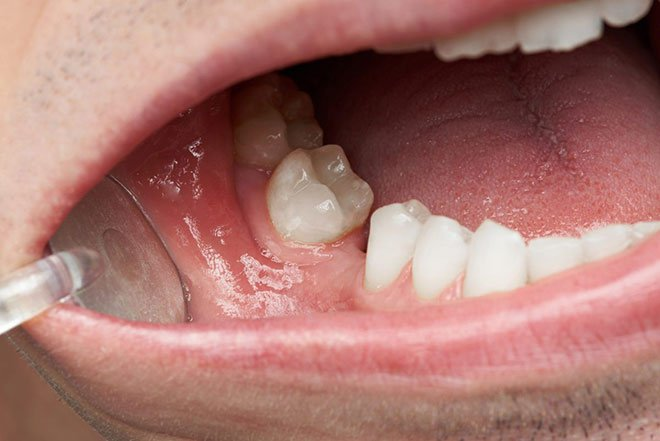
#> input picture baocao/dataImage/0/20190831_103757_565443_suc-khoe-rang-mieng.max-1800x1800.jpg, 660 x 441 px, found by its file name; its folder holds 4 pictures in this run
$ jupyter execute --allow-errors Data_Mining.ipynb   (shell and % lines are left out)
#> lines starting #> are read from the running program, lines starting #| are printed output that depends on the picture; after the words box and inside, x2 and y2 are one past the last pixel; in counts of white or black regions, pixels touching at a corner belong together; pictures that were not available may be replaced by others from this repository, and a replacement may not be noted
[cell 1]
import numpy as np
import pandas as pd
import matplotlib.pyplot as plt
import cv2
import os
import tensorflow as tf
from tensorflow.keras import backend as K
from tensorflow.keras.preprocessing.image import ImageDataGenerator, load_img, img_to_array
from tensorflow.keras.models import Model, Sequential
from tensorflow.keras.layers import Dense, GlobalAveragePooling2D, Dropout, Conv2D, MaxPooling2D, Flatten
from tensorflow.keras.applications import EfficientNetB0, DenseNet121, MobileNetV2, ResNet50V2
from tensorflow.keras.optimizers import Adam
from tensorflow.keras.callbacks import EarlyStopping, ModelCheckpoint, ReduceLROnPlateau
from tensorflow.keras import regularizers
from sklearn.utils.class_weight import compute_class_weight
from sklearn.metrics import classification_report, confusion_matrix
from sklearn.model_selection import train_test_split, StratifiedKFold
from sklearn.cluster import KMeans
from sklearn.preprocessing import StandardScaler
from PIL import Image
import seaborn as sns
from tensorflow.python.keras.saving.save import load_model

# Set random seeds for reproducibility
SEED = 42
np.random.seed(SEED)
tf.random.set_seed(SEED)
#> (this line was passed over: tensorflow is not available in this run)

[cell 2]
# Define parameters
IMAGE_SIZE = 224  # Standard image size for most pre-trained models
BATCH_SIZE = 32
LEARNING_RATE = 0.0001
N_SPLITS = 5

[cell 3]
%cd /kaggle/working

[cell 4]
%cd ./oral-cancer-images-for-classification

[cell 5]
path1 = "./dataset"
os.rename(os.path.join(path1, "Oral Cancer photos"), os.path.join(path1, "cancer"))
os.rename(os.path.join(path1, "normal"), os.path.join(path1, "non_cancer"))
print(os.listdir(path1))

[cell 6]
# Create directories for processed data
os.makedirs("./processed_data", exist_ok=True)
os.makedirs("./processed_data/0", exist_ok=True) # Non-cancer
os.makedirs("./processed_data/1", exist_ok=True) # Cancer
os.makedirs("./Croped", exist_ok=True)
os.makedirs("./models", exist_ok=True)
os.makedirs("./models/CustomCNN", exist_ok=True)

# Tiền xử lý

[cell 7]
# Function to delete temporary images
# [15 lines left out: functions delete_temp_images, resize_image, not called in this run]

# Function to detect mouth region using color thresholding and contour detection
def detect_mouth_region(image_path):
    # Read image
    image = cv2.imread(image_path)
#> image is the input picture: shape (441, 660, 3); mean B, G, R 111.8, 118.6, 168
    if image is None:
        return None

    # Convert to HSV color space for better color segmentation
    hsv_image = cv2.cvtColor(image, cv2.COLOR_BGR2HSV)
#> hsv_image: shape (441, 660, 3); mean H, S, V 29, 98.7, 168

    # Define red color range (for possible lesions or oral tissue)
    # We'll use two ranges as red wraps around the hue spectrum
    lower_red1 = np.array([0, 70, 50])
    upper_red1 = np.array([10, 255, 255])
    lower_red2 = np.array([160, 70, 50])
    upper_red2 = np.array([180, 255, 255])

    # Create masks for red regions
    mask1 = cv2.inRange(hsv_image, lower_red1, upper_red1)
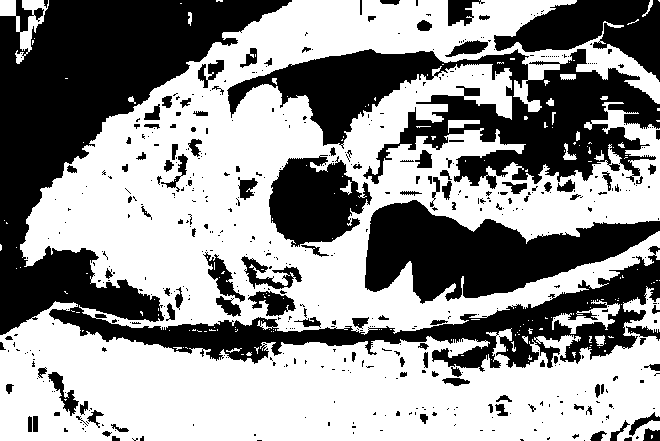
#> mask1: shape (441, 660); 57.8% white; 531 black regions (412 under 20 px), largest, box (x1, y1, x2, y2) and area: (0, 0, 660, 372) 55180, (227, 49, 660, 189) 26234, (365, 200, 660, 304) 16105
    mask2 = cv2.inRange(hsv_image, lower_red2, upper_red2)
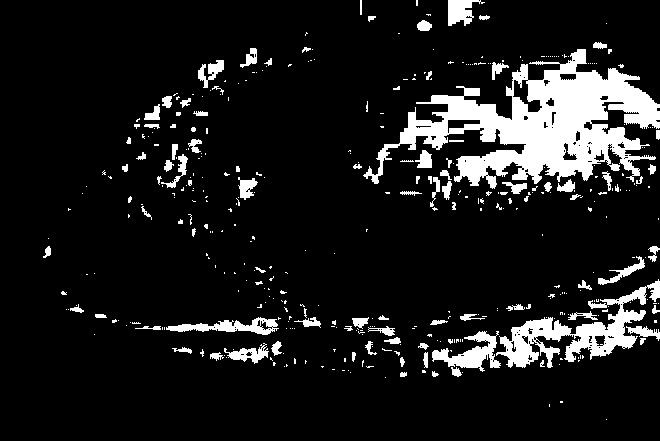
#> mask2: shape (441, 660); 10.9% white; 406 white regions (311 under 20 px), largest, box (x1, y1, x2, y2) and area: (363, 49, 660, 189) 16780, (496, 279, 660, 368) 4311, (432, 331, 501, 372) 1159
    red_mask = mask1 + mask2
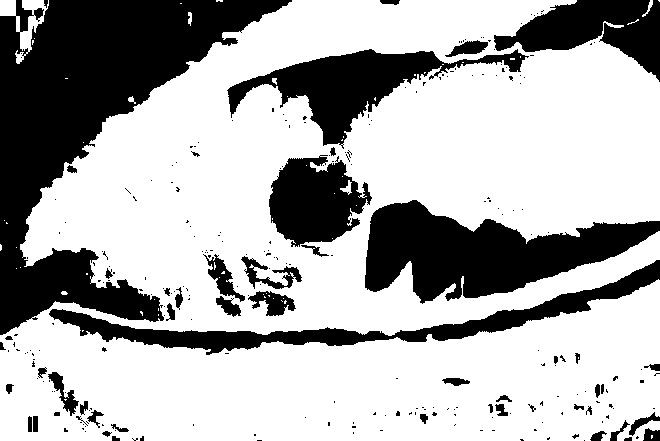
#> red_mask: shape (441, 660); 68.7% white; 269 black regions (216 under 20 px), largest, box (x1, y1, x2, y2) and area: (0, 0, 292, 335) 37663, (365, 200, 660, 304) 16103, (227, 49, 529, 149) 9142

    # Define pink color range (for oral mucosa)
    lower_pink = np.array([140, 30, 160])
    upper_pink = np.array([170, 255, 255])
    pink_mask = cv2.inRange(hsv_image, lower_pink, upper_pink)
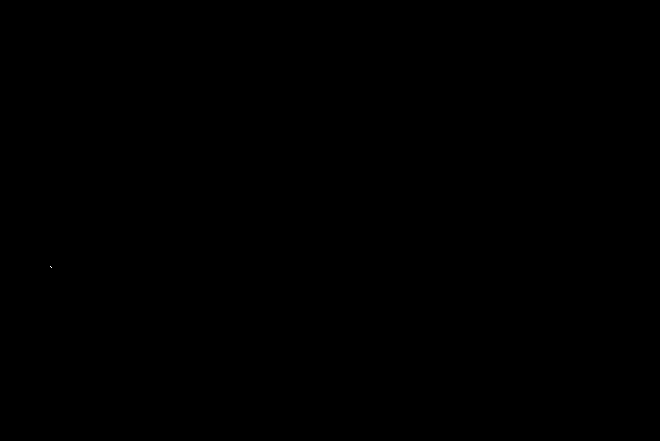
#> pink_mask: shape (441, 660); 0% white in thin lines or dots, all inside (x1, y1, x2, y2) = (50, 266, 52, 268)

    # Combine masks
    combined_mask = cv2.bitwise_or(red_mask, pink_mask)
#> combined_mask: shape (441, 660); 68.7% white; 269 black regions (216 under 20 px), largest, box (x1, y1, x2, y2) and area: (0, 0, 292, 335) 37661, (365, 200, 660, 304) 16103, (227, 49, 529, 149) 9142

    # Apply morphological operations to clean up the mask
    kernel = np.ones((5, 5), np.uint8)
    combined_mask = cv2.morphologyEx(combined_mask, cv2.MORPH_OPEN, kernel)
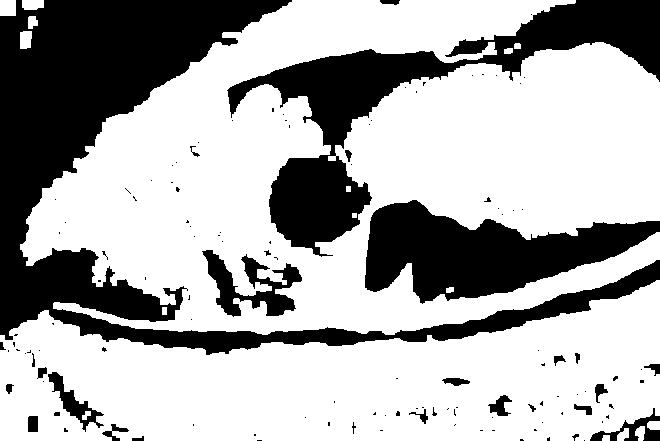
#> combined_mask: shape (441, 660); 67.4% white; 125 black regions (97 under 20 px), largest, box (x1, y1, x2, y2) and area: (0, 0, 660, 355) 48184, (227, 0, 660, 257) 24136, (365, 200, 660, 304) 16253
    combined_mask = cv2.morphologyEx(combined_mask, cv2.MORPH_CLOSE, kernel)
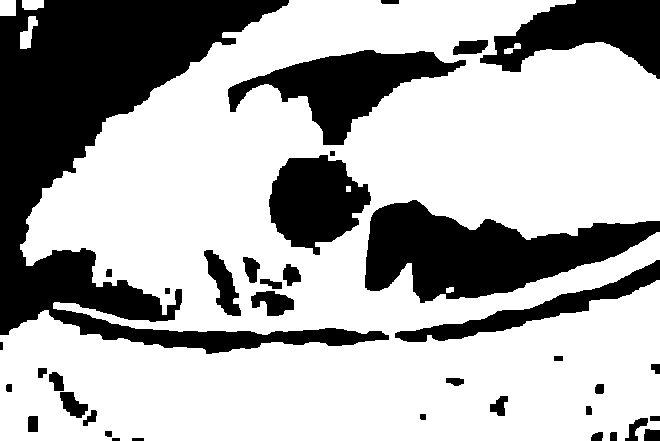
#> combined_mask: shape (441, 660); 68.1% white; 38 black regions

    # Find contours in the combined mask
    contours, _ = cv2.findContours(combined_mask, cv2.RETR_EXTERNAL, cv2.CHAIN_APPROX_SIMPLE)
#> contours = 6 contours; box (x1, y1, x2, y2) and area: (0, 0, 660, 441) 215150, (20, 16, 38, 49) 267, (0, 0, 16, 16) 225, (22, 0, 44, 10) 174, (504, 43, 521, 54) 66, (446, 287, 454, 293) 30

    # If no contours found, return None
    if not contours:
        return None

    # Find the largest contour (likely to be the mouth region)
    largest_contour = max(contours, key=cv2.contourArea)
#> largest_contour = contour of 1320 points, box (x1, y1, x2, y2) (0, 0, 660, 441), area 215150

    # Create a bounding rectangle around the largest contour
    x, y, w, h = cv2.boundingRect(largest_contour)
#> x = 0; y = 0; w = 660; h = 441

    # Make the bounding box slightly larger to ensure we capture the entire mouth
    padding = 20  # pixels
    x = max(0, x - padding)
    y = max(0, y - padding)
    w = min(image.shape[1] - x, w + 2 * padding)
    h = min(image.shape[0] - y, h + 2 * padding)

    # Crop the image
    mouth_region = image[y:y+h, x:x+w]

    return mouth_region

# Alternative method: segment image using K-means and select the most likely oral region
# [78 lines left out: functions segment_oral_region, save_debug_image, not called in this run]

# Enhanced process_dataset function
def process_dataset(source_dir, target_class, debug=False):
    if debug:
        os.makedirs("debug_images", exist_ok=True)

    processed_count = 0
    skipped_count = 0

    for img_file in os.listdir(source_dir):
        # Process only image files
        if not img_file.lower().endswith(('.jpg', '.png', '.webp', '.jpeg', '.jfif')):
            continue

        # Full path to the source image
        source_path = os.path.join(source_dir, img_file)

        # Try to detect mouth region
        mouth_region = detect_mouth_region(source_path)

        # If mouth detection failed, try the alternative segmentation approach
        if mouth_region is None or mouth_region.size == 0:
            mouth_region = segment_oral_region(source_path)

        # If both approaches failed, use the original image
        if mouth_region is None or mouth_region.size == 0:
            print(f"Warning: Could not detect oral region in {img_file}, using original image")
            mouth_region = cv2.imread(source_path)

        if mouth_region is None:
            print(f"Skipping {img_file}: Could not read image")
            skipped_count += 1
            continue

        # Save debug images if requested
        if debug:
            save_debug_image(mouth_region, source_path, "mouth_region")

        # Resize the detected region
        resized_image = cv2.resize(mouth_region, (IMAGE_SIZE, IMAGE_SIZE))
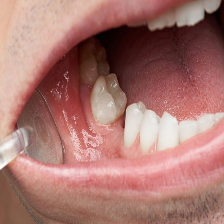
#> resized_image: shape (224, 224, 3); mean B, G, R 111.7, 118.4, 167.9

        # Save with original name but .png extension
        base, _ = os.path.splitext(img_file)
        out_name = base + ".png"
        out_path = os.path.join(f"processed_data/{target_class}", out_name)

        # Save the processed image
        cv2.imwrite(out_path, resized_image)
        processed_count += 1

    return processed_count, skipped_count

[cell 8]
# Process cancer and non-cancer images
print("Processing cancer images...")
cancer_processed, cancer_skipped = process_dataset("./dataset/cancer", "1")
print(f"Processed {cancer_processed} cancer images, skipped {cancer_skipped}")

print("\nProcessing non-cancer images...")
noncancer_processed, noncancer_skipped = process_dataset("./dataset/non_cancer", "0")
print(f"Processed {noncancer_processed} non-cancer images, skipped {noncancer_skipped}")

# Cross Validation

[cell 9]
def create_cv_dataframe(n_splits=5):
#> called with n_splits = 5
    file_paths, labels = [], []

    # Class 0: Non-cancer
    class_dir = "processed_data/0"
    for fname in os.listdir(class_dir):
        if fname.endswith(('.png')):
            full_path = os.path.join(class_dir, fname)
            file_paths.append(full_path)
            labels.append('non_cancer')

    # Class 1: Cancer
    class_dir = "processed_data/1"
    for fname in os.listdir(class_dir):
        if fname.endswith(('.png')):
            full_path = os.path.join(class_dir, fname)
            file_paths.append(full_path)
            labels.append('cancer')

    # Create DataFrame
    df = pd.DataFrame({'filepath': file_paths, 'label': labels})

    # Setup stratified k-fold
    skf = StratifiedKFold(n_splits=n_splits, shuffle=True, random_state=SEED)
    df['fold'] = -1

    # Assign fold numbers
    for fold, (_, val_idx) in enumerate(skf.split(df, df['label'])):
        df.loc[val_idx, 'fold'] = fold

    return df
